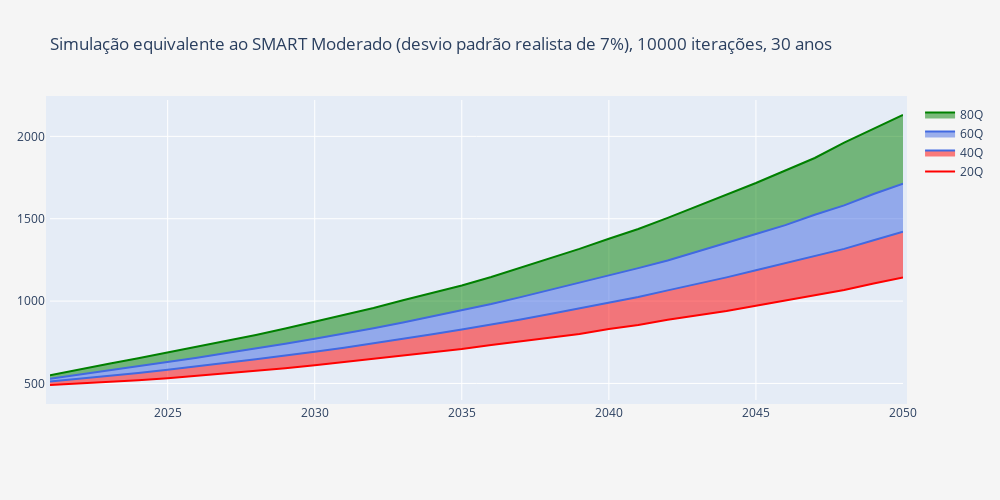

Write notebook code for a chart like this one.
### Code cell
fig = go.Figure()
fig.add_trace(go.Scatter(y=quantiles['20Q'], x=quantiles.index,
    fill=None,
    mode='lines',
    line_color='red',
    name="20Q"
    ))
fig.add_trace(go.Scatter(y=quantiles['40Q'], x=quantiles.index,
    fill='tonexty',
    mode='lines',
    line_color='royalblue',
    fillcolor='rgba(255, 0, 0, 0.5)',
    name="40Q"
    ))
fig.add_trace(go.Scatter(y=quantiles['60Q'], x=quantiles.index,
    fill='tonexty',
    mode='lines',
    line_color='royalblue',
    name="60Q"
    ))
fig.add_trace(go.Scatter(y=quantiles['80Q'], x=quantiles.index,
    fill='tonexty',
    mode='lines',
    line_color='green',
    name="80Q"
    ))
fig.update_layout(
    title='Simulação equivalente ao SMART Moderado (desvio padrão realista de 7%), 10000 iterações, 30 anos',
    autosize=False,
    width=1000,
    height=500,
    margin=dict(
        l=50,
        r=50,
        b=100,
        t=100,
        pad=4
    ),
    paper_bgcolor="whitesmoke",
)

fig.show()

### Figure 1 — Plotly figure (JSON) as saved in the notebook; plotly's stock layout.template omitted (floating-point values rounded to 4 significant figures)
{"data": [{"line": {"color": "red"}, "mode": "lines", "name": "20Q", "type": "scatter", "x": [2021, 2022, 2023, 2024, 2025, 2026, 2027, 2028, 2029, 2030, 2031, 2032, 2033, 2034, 2035, 2036, 2037, 2038, 2039, 2040, 2041, 2042, 2043, 2044, 2045, 2046, 2047, 2048, 2049, 2050], "y": [490.6, 498.9, 507.5, 519.5, 532.3, 547.3, 560.7, 575.0, 592.0, 609.9, 629.1, 648.0, 668.5, 688.4, 708.6, 732.8, 754.3, 779.1, 800.4, 830.5, 854.4, 887.1, 911.8, 939.9, 971.7, 1004.0, 1035.0, 1067.0, 1106.0, 1143.0]}, {"fill": "tonexty", "fillcolor": "rgba(255, 0, 0, 0.5)", "line": {"color": "royalblue"}, "mode": "lines", "name": "40Q", "type": "scatter", "x": [2021, 2022, 2023, 2024, 2025, 2026, 2027, 2028, 2029, 2030, 2031, 2032, 2033, 2034, 2035, 2036, 2037, 2038, 2039, 2040, 2041, 2042, 2043, 2044, 2045, 2046, 2047, 2048, 2049, 2050], "y": [511.1, 527.6, 545.9, 563.5, 583.3, 602.9, 625.4, 647.2, 667.8, 691.9, 716.0, 742.2, 771.8, 798.8, 827.5, 857.0, 888.3, 921.1, 955.6, 990.1, 1025.0, 1065.0, 1104.0, 1144.0, 1187.0, 1230.0, 1270.0, 1317.0, 1369.0, 1422.0]}, {"fill": "tonexty", "line": {"color": "royalblue"}, "mode": "lines", "name": "60Q", "type": "scatter", "x": [2021, 2022, 2023, 2024, 2025, 2026, 2027, 2028, 2029, 2030, 2031, 2032, 2033, 2034, 2035, 2036, 2037, 2038, 2039, 2040, 2041, 2042, 2043, 2044, 2045, 2046, 2047, 2048, 2049, 2050], "y": [528.7, 553.9, 578.3, 603.8, 630.7, 656.6, 684.4, 711.6, 740.7, 771.1, 802.1, 835.1, 869.8, 906.1, 942.3, 982.0, 1024.0, 1067.0, 1110.0, 1154.0, 1200.0, 1246.0, 1299.0, 1350.0, 1408.0, 1461.0, 1524.0, 1581.0, 1650.0, 1713.0]}, {"fill": "tonexty", "line": {"color": "green"}, "mode": "lines", "name": "80Q", "type": "scatter", "x": [2021, 2022, 2023, 2024, 2025, 2026, 2027, 2028, 2029, 2030, 2031, 2032, 2033, 2034, 2035, 2036, 2037, 2038, 2039, 2040, 2041, 2042, 2043, 2044, 2045, 2046, 2047, 2048, 2049, 2050], "y": [548.9, 585.6, 619.2, 653.4, 687.7, 723.1, 756.1, 794.4, 833.4, 874.4, 914.1, 958.6, 1005.0, 1049.0, 1094.0, 1147.0, 1202.0, 1258.0, 1317.0, 1379.0, 1438.0, 1505.0, 1576.0, 1642.0, 1717.0, 1793.0, 1869.0, 1961.0, 2044.0, 2130.0]}], "layout": {"autosize": false, "height": 500, "margin": {"b": 100, "l": 50, "pad": 4, "r": 50, "t": 100}, "paper_bgcolor": "whitesmoke", "title": {"text": "Simulação equivalente ao SMART Moderado (desvio padrão realista de 7%), 10000 iterações, 30 anos"}, "width": 1000, "xaxis": {"autorange": true, "range": [2021, 2050], "type": "linear"}, "yaxis": {"autorange": true, "range": [399.5, 2221.0], "type": "linear"}}}
